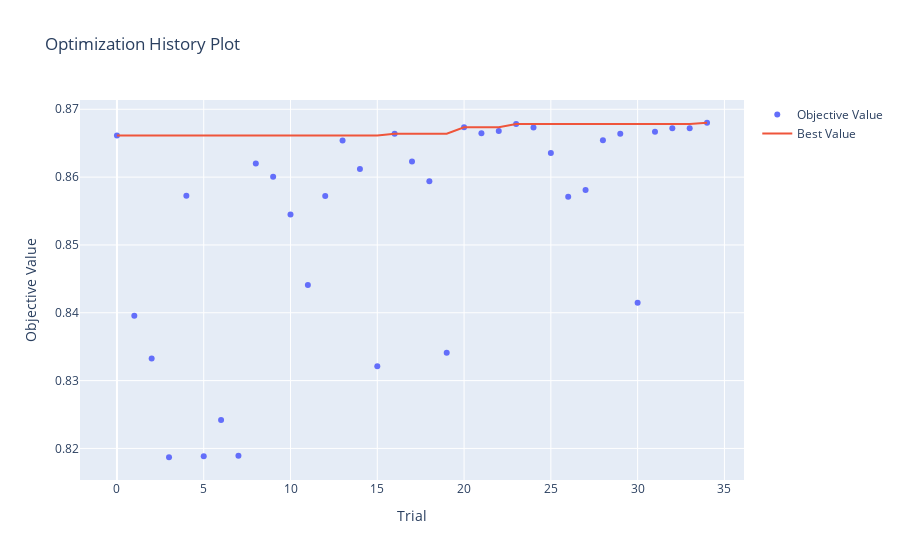

Notebook code for this chart:
### Markdown cell above
Saved:
{'n_estimators': 745,
 'learning_rate': 0.02093004760601575,
 'max_depth': 4,
 'subsample': 0.815587804415079,
 'colsample_bytree': 0.9334191677923097}

### Code cell
optuna.visualization.plot_optimization_history(study_xgb)

### Figure 1 — Plotly figure (JSON) as saved in the notebook; plotly's stock layout.template omitted (floating-point values rounded to 4 significant figures)
{"data": [{"mode": "markers", "name": "Objective Value", "type": "scatter", "x": [0, 1, 2, 3, 4, 5, 6, 7, 8, 9, 10, 11, 12, 13, 14, 15, 16, 17, 18, 19, 20, 21, 22, 23, 24, 25, 26, 27, 28, 29, 30, 31, 32, 33, 34], "y": [0.8661, 0.8396, 0.8333, 0.8187, 0.8572, 0.8188, 0.8242, 0.8189, 0.862, 0.8601, 0.8545, 0.8441, 0.8572, 0.8654, 0.8612, 0.8321, 0.8664, 0.8623, 0.8594, 0.8341, 0.8674, 0.8665, 0.8668, 0.8678, 0.8673, 0.8636, 0.8571, 0.8581, 0.8654, 0.8664, 0.8415, 0.8667, 0.8672, 0.8672, 0.868]}, {"mode": "lines", "name": "Best Value", "type": "scatter", "x": [0, 1, 2, 3, 4, 5, 6, 7, 8, 9, 10, 11, 12, 13, 14, 15, 16, 17, 18, 19, 20, 21, 22, 23, 24, 25, 26, 27, 28, 29, 30, 31, 32, 33, 34], "y": [0.8661, 0.8661, 0.8661, 0.8661, 0.8661, 0.8661, 0.8661, 0.8661, 0.8661, 0.8661, 0.8661, 0.8661, 0.8661, 0.8661, 0.8661, 0.8661, 0.8664, 0.8664, 0.8664, 0.8664, 0.8674, 0.8674, 0.8674, 0.8678, 0.8678, 0.8678, 0.8678, 0.8678, 0.8678, 0.8678, 0.8678, 0.8678, 0.8678, 0.8678, 0.868]}, {"marker": {"color": "#cccccc"}, "mode": "markers", "name": "Infeasible Trial", "showlegend": false, "type": "scatter", "x": [], "y": []}], "layout": {"autosize": true, "title": {"text": "Optimization History Plot"}, "xaxis": {"autorange": true, "range": [-2.075, 36.07], "title": {"text": "Trial"}, "type": "linear"}, "yaxis": {"autorange": true, "range": [0.8146, 0.8721], "title": {"text": "Objective Value"}, "type": "linear"}}}
